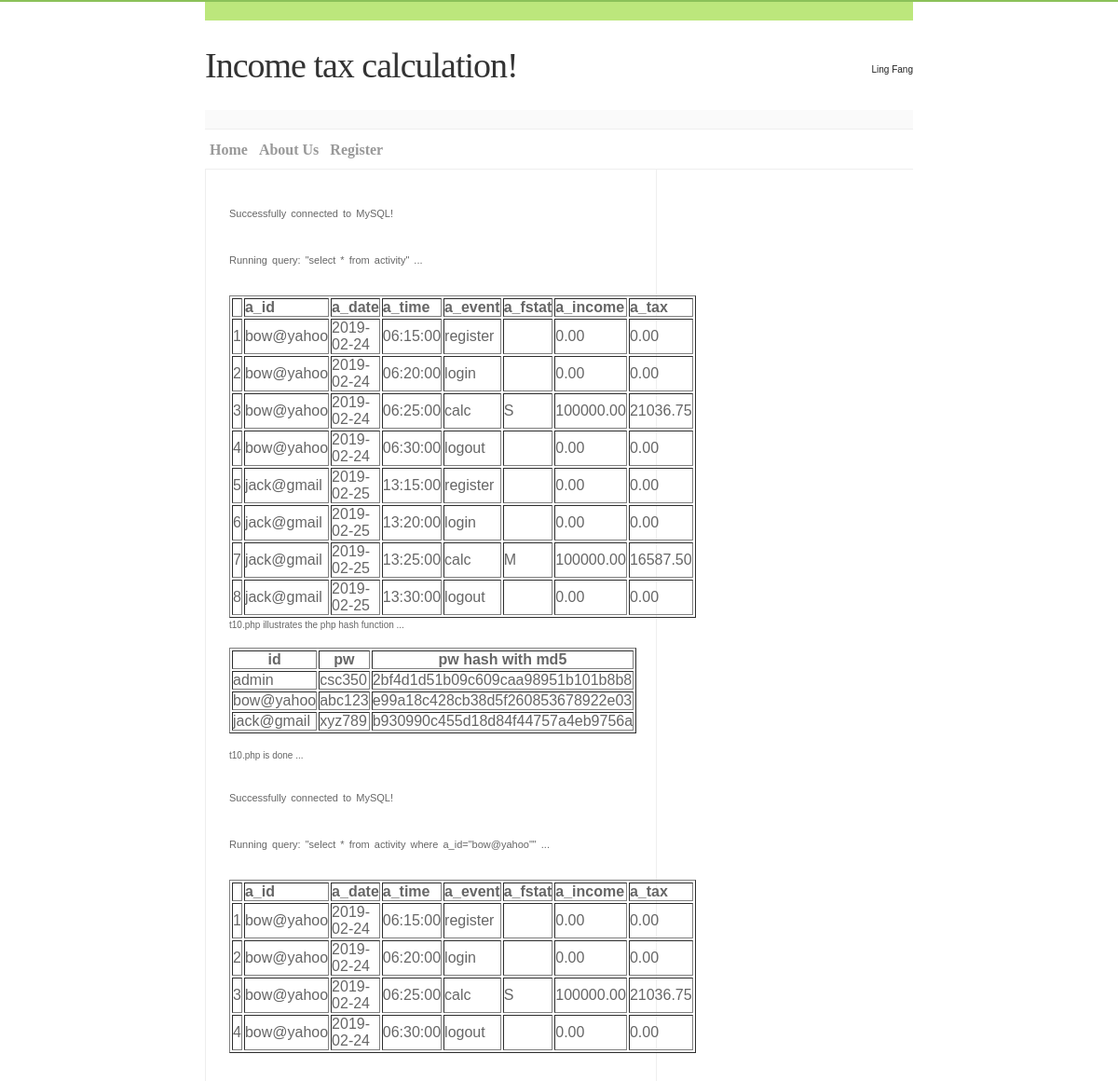
Page /activity.php on the committed database.
### tables this page shows
CREATE TABLE activity (
  a_id varchar(16),
  a_date date,
  a_time time,
  a_event varchar(16),
  a_fstat char,
  a_income decimal(9,2),
  a_tax decimal(9,2)
);

### activity.php (the view, shortened to what this page needs)
<?php
$dbc = mysqli_connect("localhost", "root", "", "csc350") or die(mysql_error());
if ($dbc) {
  print '<p>Successfully connected to MySQL!</p>';
  $q = 'select * from activity';
  print '<p>Running query: "'.$q.'" ... </p>';
  $r = mysqli_query($dbc,$q) or die('Query failed: ' . mysql_error());
  print "<table border=1>\n";
  $i=0;
  while ($line = mysqli_fetch_array($r, MYSQLI_ASSOC)) {
    $i++;
    if($i == 1){
      echo "<tr><td></td>";
      foreach ($line as $key => $value) {
        echo "<td><b>$key</b></td>";
      }
      echo "</tr>";
    }
    echo "<tr><td>".$i."</td>";
    foreach ($line as $key => $value) {
      echo "<td>$value</td>";
    }
    echo "</tr>";
  }
  echo "</table>";
}
?>
<?php
echo 't10.php illustrates the php hash function ... <br><br>';
print "<table border='1'>";
print "<tr> <th>id</th> <th>pw</th><th>pw hash with md5</th></tr>";
$a = "md5";
$id = "admin";
$pw = "csc350";
$r = hash($a,$pw);
print "<tr><td>$id</td><td>$pw</td><td>$r</td></tr>";
$id = "bow@yahoo";
$pw = "abc123";
$r = hash($a,$pw);
print "<tr><td>$id</td><td>$pw</td><td>$r</td></tr>";
$id = "jack@gmail";
$pw = "xyz789";
$r = hash($a,$pw);
print "<tr><td>$id</td><td>$pw</td><td>$r</td></tr>";
print "</table>";
echo '<br>t10.php is done ... <br>';
?>
<?php
$dbc = mysqli_connect("localhost", "root", "", "csc350") or die(mysql_error());
if ($dbc) {
  print '<p>Successfully connected to MySQL!</p>';
  $q = 'select * from activity where a_id="bow@yahoo"';
  print '<p>Running query: "'.$q.'" ... </p>';
  $r = mysqli_query($dbc,$q) or die('Query failed: ' . mysql_error());
  print "<table border=1>\n";
  $i=0;
  while ($line = mysqli_fetch_array($r, MYSQLI_ASSOC)) {
    $i++;
    if($i == 1){
      echo "<tr><td></td>";
      foreach ($line as $key => $value) {
        echo "<td><b>$key</b></td>";
      }
      echo "</tr>";
    }
    echo "<tr><td>".$i."</td>";
    foreach ($line as $key => $value) {
      echo "<td>$value</td>";
    }
    echo "</tr>";
  }
  echo "</table>";
}
?>

### css/1.css (style rules this page uses)
body { font: 62.5%/1.6em "Lucida Grande", "Lucida Sans Unicode", verdana, geneva, sans-serif; color:#666; margin:0; border-top:2px solid #8BC159; }
* { margin:0; padding:0; }
h1 { font-family:"Times New Roman", Times, serif; font-size:3.8em; font-weight:normal; color:#333; letter-spacing:-1px; margin:20px 0; }
h1 a { text-decoration:none; color:#333; }
#header { border-top:20px solid #BCE77C; }
#header .description { float:right; margin:45px 0 0 0; color:#222; }
#header h1 { margin:15px 0 0 0; padding:25px 25px 40px 0; border-bottom:20px solid #fafafa; }
#wrapper { width:760px; margin:0 auto; }
#nav { border-bottom:1px solid #eee; padding:7px 0; margin:0; border-top:1px solid #eee; height:28px; }
#nav li { float:left; list-style:none; }
#nav li a { color:#999; padding:5px 5px 7px 5px; background:#fff; font:1.6em Trebuchet MS; margin:1px 2px 0 0; font-weight:bold; text-decoration:none; display:block; }
#content { margin:0 275px 0 0 !important; margin:0 277px 0 0; border-right:1px solid #eee; border-left:1px solid #eee; padding:10px 25px 30px 25px; }
#content p { line-height:25px; margin:25px 0; font-size:110%; word-spacing:2px; }

### rows in the picture
activity: key "a_id", key "a_date", key "a_time", key "a_event", key "a_fstat", key "a_income", key "a_tax", a "bow@yahoo", a_date "2019-02-24", a_time "06:15:00", a_event "register", a_income "0.00", a_tax "0.00"
activity: a "bow@yahoo", a_date "2019-02-24", a_time "06:20:00", a_event "login", a_income "0.00", a_tax "0.00"
activity: a "bow@yahoo", a_date "2019-02-24", a_time "06:25:00", a_event "calc", a_fstat "S", a_income "100000.00", a_tax "21036.75"
activity: a "bow@yahoo", a_date "2019-02-24", a_time "06:30:00", a_event "logout", a_income "0.00", a_tax "0.00"
activity: a "jack@gmail", a_date "2019-02-25", a_time "13:15:00", a_event "register", a_income "0.00", a_tax "0.00"
activity: a "jack@gmail", a_date "2019-02-25", a_time "13:20:00", a_event "login", a_income "0.00", a_tax "0.00"
activity: a "jack@gmail", a_date "2019-02-25", a_time "13:25:00", a_event "calc", a_fstat "M", a_income "100000.00", a_tax "16587.50"
activity: a "jack@gmail", a_date "2019-02-25", a_time "13:30:00", a_event "logout", a_income "0.00", a_tax "0.00"

### other values in the picture
$q "select * from activity"
$id "admin"
$pw "csc350"
$r "2bf4d1d51b09c609caa98951b101b8b8"
$id "bow@yahoo"
$pw "abc123"
$r "e99a18c428cb38d5f260853678922e03"
$id "jack@gmail"
$pw "xyz789"
$r "b930990c455d18d84f44757a4eb9756a"
$q "select * from activity where a_id=\"bow@yahoo\""
